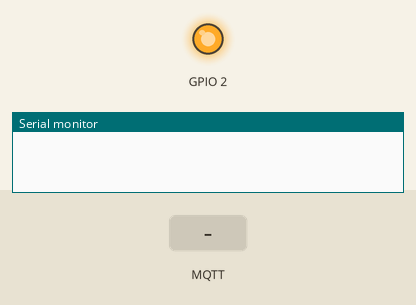
This program was run on a simulated ESP8266 (NodeMCU). Shown: output pins drawn as LEDs (lit = HIGH, except the on-board LED, lit = LOW), the last lines printed to the serial monitor. Dashed ring = blinking. Inputs (shaded band) come from the test bench. WiFi joins after 1.5 s; servers stay silent unless stated; storage starts empty; no MQTT or app messages arrive unless stated.

Above: at 0.1 s.
At 2.7 s:
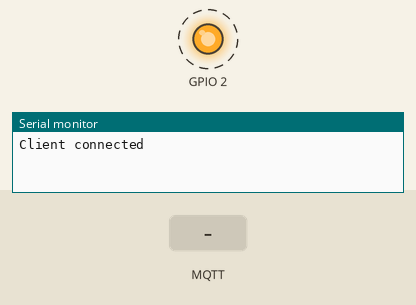
2.8 s: MQTT message "1" arrives on the first subscribed topic
5.8 s: MQTT message "on" arrives on the first subscribed topic
8.8 s: MQTT message "off" arrives on the first subscribed topic
Timing chart, 0 to 17.8 s (numbered marks = the images above; inputs shaded):
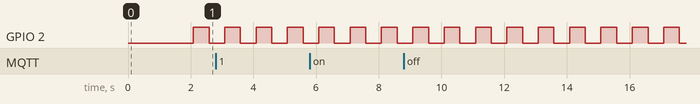

Measured:
- by itself, GPIO 2: alternates HIGH for 0.50 s and LOW for 0.50 s

The program:

main.cpp
```cpp
#include <Arduino.h>
#include <ESP8266WiFi.h>
#include <PubSubClient.h>
#include <FS.h>
#include <ESP8266WebServer.h>
#include <DNSServer.h>
#include <WiFiManager.h>
#include <ArduinoOTA.h>

namespace {
    const char* awsEndpoint = "a1tmnj7iegjw8k.iot.us-west-2.amazonaws.com";
}

const void msgReceived(const char* topic, const byte* payload, const unsigned int len);
const void waitForMQTTConnection();
const void setupArduinoOTA();

WiFiClientSecure wifiClient;
PubSubClient client(awsEndpoint, 8883, msgReceived, wifiClient);


void setup() {
    Serial.begin(115200);
    Serial.setDebugOutput(true);
    pinMode(BUILTIN_LED, OUTPUT);

    WiFiManager wiFiManager;
    wiFiManager.autoConnect();

    SPIFFS.begin();
    auto key = SPIFFS.open("/key.der", "r");
    wifiClient.loadPrivateKey(key);

    auto crt = SPIFFS.open("/crt.der", "r");
    wifiClient.loadCertificate(crt);
    SPIFFS.end();

    setupArduinoOTA();
    waitForMQTTConnection();
    client.publish("/esp8266", "Hallo");
    client.subscribe("/esp8266");
}

void loop() {
    client.loop();
    ArduinoOTA.handle();
    delay(500);
    digitalWrite(BUILTIN_LED, HIGH);
    delay(500);
    digitalWrite(BUILTIN_LED, LOW);
}

const void msgReceived(const char* topic, const byte* payload, const unsigned int length) {
    Serial.print("Message received on "); Serial.print(topic); Serial.print(": ");
    for (int i = 0; i < length; i++) {
        Serial.print((char)payload[i]);
    }
    Serial.println();
}

const void waitForMQTTConnection() {
    while(!client.connect("esp-8266-1")) {
        delay(500);
    }
    Serial.println("Client connected");
};

const void setupArduinoOTA() {
    const auto psk = WiFi.psk();
    char pskChar[psk.length() + 1];
    psk.toCharArray(pskChar, psk.length() + 1);

    ArduinoOTA.setPassword(pskChar);
    ArduinoOTA.onStart([]() {
        Serial.println("\nStart");
    });
    ArduinoOTA.onError([](ota_error_t error) {
        Serial.printf("Error[%u]: ", error);
    });
    ArduinoOTA.onEnd([]() {
        Serial.println("\nEnd");
    });
    ArduinoOTA.begin();
}
```
